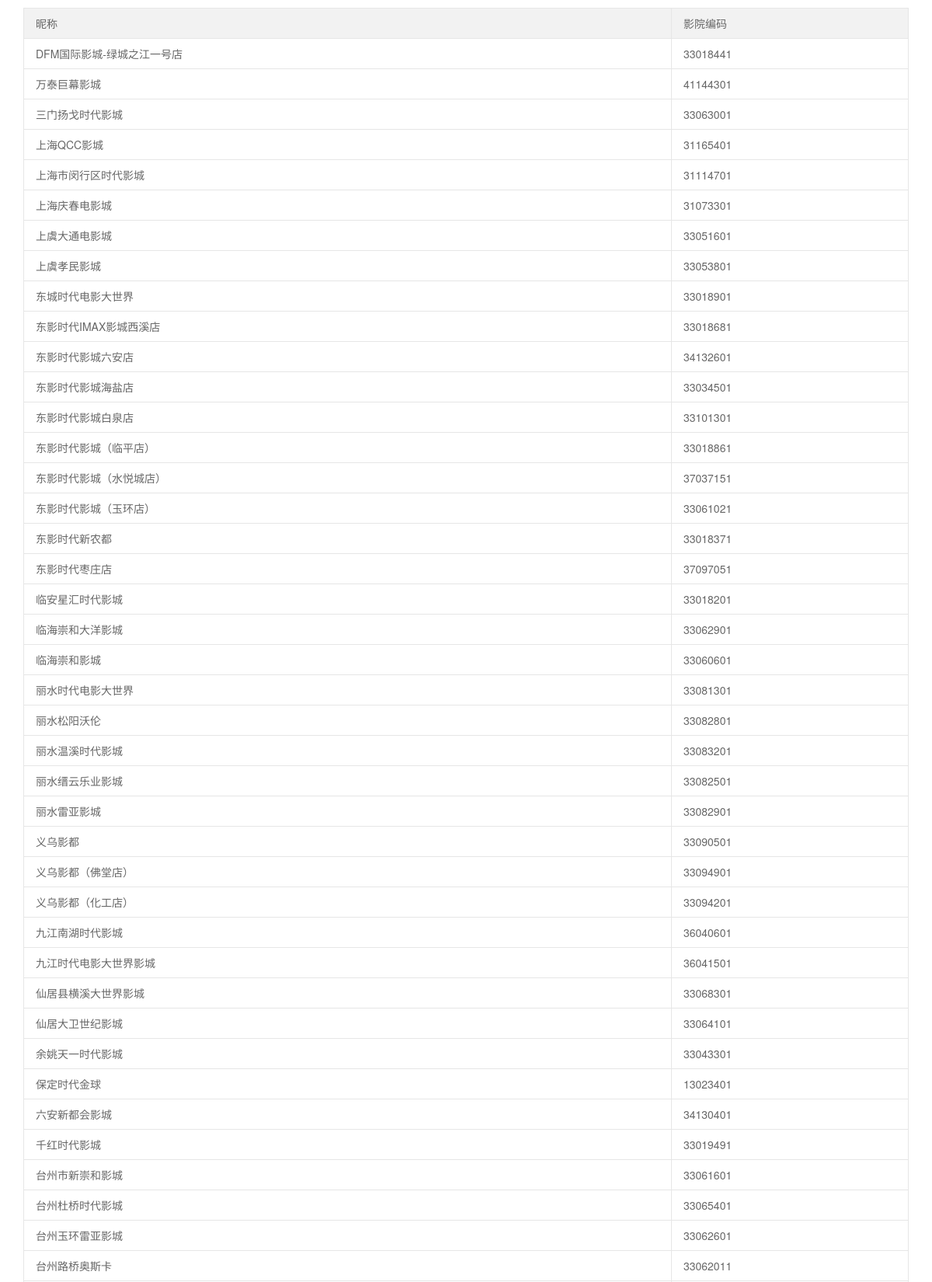
/cinemalist/ (upper part), run on the app's committed database.
### cinema/models.py (models this page shows)
class cinema(models.Model):
    names = models.CharField("影院名称",max_length=256)
    cinemaCode = models.CharField('影城编码', max_length=256,primary_key=True)
    systemName = models.CharField('票务系统',max_length=50,null=True)
    maoyanId = models.IntegerField('猫眼id',null=True)
    taopiaopiaoId = models.IntegerField('淘票票id',null=True,default=None)
    readme = models.TextField("说明",default='not thing')
    class Meta:
        verbose_name = '影城名称'
        verbose_name_plural = '影城名称'
        ordering = ['names']  # 按照哪个栏目排序
    def __str__(self):
        return self.names

### cinema/views.py (the view)
# urls.py: path('cinemalist/',cinema.list),
def list(request):
    cinemalist = cinema.objects.all()
    print(cinemalist)
    return render(request, 'list.html', {'cinemalist': cinemalist})
    pass

### cinema/templates/list.html (shortened to what this page needs)
<!DOCTYPE html>
<html lang="en">
<head>
    {% load staticfiles %}
    <link rel="stylesheet" href="/static/layui/css/layui.css">
</head>
<body>
    {% block content %}
    <div class="layui-container">
        <table class="layui-table">
            <thead>
                <tr>
                    <th>昵称</th>
                    <th>影院编码</th>
                </tr>
            </thead>
            <tbody>
                {% for cinema in cinemalist %}
                <tr>
                    <td>{{ cinema.names }}</td><td>{{ cinema.cinemaCode }}</td>
                </tr>
                {% endfor %}
            </tbody>
        </table>
    </div>
    {% endblock %}
</body>
</html>

### static/layui/css/layui.css (style rules this page uses)
blockquote,body,button,dd,div,dl,dt,form,h1,h2,h3,h4,h5,h6,input,li,ol,p,pre,td,textarea,th,ul { margin:0;padding:0;-webkit-tap-highlight-color:rgba(0,0,0,0) }
table { border-collapse:collapse;border-spacing:0 }
body { line-height:24px;font:14px Helvetica Neue,Helvetica,PingFang SC,Tahoma,Arial,sans-serif }
.layui-container { position:relative;margin:0 auto;padding:0 15px;box-sizing:border-box }
@media screen and (min-width:768px) { .layui-container { width:750px } }
@media screen and (min-width:992px) { .layui-container { width:970px } }
@media screen and (min-width:1200px) { .layui-container { width:1170px } }
.layui-table,.layui-table-view { margin:10px 0 }
.layui-table { width:100%;background-color:#fff;color:#666 }
.layui-table tr { transition:all .3s;-webkit-transition:all .3s }
.layui-table th { text-align:left;font-weight:400 }
.layui-table tbody tr:hover,.layui-table thead tr,.layui-table-click,.layui-table-header,.layui-table-hover,.layui-table-mend,.layui-table-patch,.layui-table-tool,.layui-table-total,.layui-table-total tr,.layui-table[lay-even] tr:nth-child(even) { background-color:#f2f2f2 }
.layui-table td,.layui-table th,.layui-table-col-set,.layui-table-fixed-r,.layui-table-grid-down,.layui-table-header,.layui-table-page,.layui-table-tips-main,.layui-table-tool,.layui-table-total,.layui-table-view,.layui-table[lay-skin=line],.layui-table[lay-skin=row] { border-width:1px;border-style:solid;border-color:#e6e6e6 }
.layui-table td,.layui-table th { position:relative;padding:9px 15px;min-height:20px;line-height:20px;font-size:14px }

### data on the page
cinema: names "DFM国际影城-绿城之江一号店", cinemaCode "33018441"
cinema: names "万泰巨幕影城", cinemaCode "41144301"
cinema: names "三门扬戈时代影城", cinemaCode "33063001"
cinema: names "上海QCC影城", cinemaCode "31165401"
cinema: names "上海市闵行区时代影城", cinemaCode "31114701"
cinema: names "上海庆春电影城", cinemaCode "31073301"
cinema: names "上虞大通电影城", cinemaCode "33051601"
cinema: names "上虞孝民影城", cinemaCode "33053801"
cinema: names "东城时代电影大世界", cinemaCode "33018901"
cinema: names "东影时代IMAX影城西溪店", cinemaCode "33018681"
cinema: names "东影时代影城六安店", cinemaCode "34132601"
cinema: names "东影时代影城海盐店", cinemaCode "33034501"
cinema: names "东影时代影城白泉店", cinemaCode "33101301"
cinema: names "东影时代影城（临平店）", cinemaCode "33018861"
cinema: names "东影时代影城（水悦城店）", cinemaCode "37037151"
cinema: names "东影时代影城（玉环店）", cinemaCode "33061021"
cinema: names "东影时代新农都", cinemaCode "33018371"
cinema: names "东影时代枣庄店", cinemaCode "37097051"
cinema: names "临安星汇时代影城", cinemaCode "33018201"
cinema: names "临海崇和大洋影城", cinemaCode "33062901"
cinema: names "临海崇和影城", cinemaCode "33060601"
cinema: names "丽水时代电影大世界", cinemaCode "33081301"
cinema: names "丽水松阳沃伦", cinemaCode "33082801"
cinema: names "丽水温溪时代影城", cinemaCode "33083201"
cinema: names "丽水缙云乐业影城", cinemaCode "33082501"
cinema: names "丽水雷亚影城", cinemaCode "33082901"
cinema: names "义乌影都", cinemaCode "33090501"
cinema: names "义乌影都（佛堂店）", cinemaCode "33094901"
cinema: names "义乌影都（化工店）", cinemaCode "33094201"
cinema: names "九江南湖时代影城", cinemaCode "36040601"
cinema: names "九江时代电影大世界影城", cinemaCode "36041501"
cinema: names "仙居县横溪大世界影城", cinemaCode "33068301"
cinema: names "仙居大卫世纪影城", cinemaCode "33064101"
cinema: names "余姚天一时代影城", cinemaCode "33043301"
cinema: names "保定时代金球", cinemaCode "13023401"
cinema: names "六安新都会影城", cinemaCode "34130401"
cinema: names "千红时代影城", cinemaCode "33019491"
cinema: names "台州市新崇和影城", cinemaCode "33061601"
cinema: names "台州杜桥时代影城", cinemaCode "33065401"
cinema: names "台州玉环雷亚影城", cinemaCode "33062601"
cinema: names "台州路桥奥斯卡", cinemaCode "33062011"
